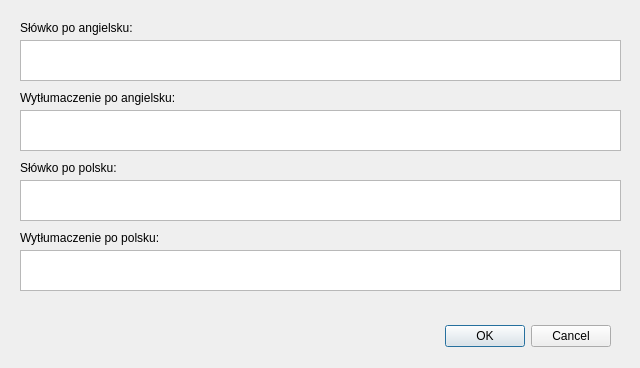
<?xml version="1.0" encoding="UTF-8"?>
<ui version="4.0">
 <class>AddQuestionWindow</class>
 <widget class="QDialog" name="AddQuestionWindow">
  <property name="geometry">
   <rect>
    <x>0</x>
    <y>0</y>
    <width>640</width>
    <height>368</height>
   </rect>
  </property>
  <property name="minimumSize">
   <size>
    <width>640</width>
    <height>368</height>
   </size>
  </property>
  <property name="maximumSize">
   <size>
    <width>640</width>
    <height>368</height>
   </size>
  </property>
  <property name="windowTitle">
   <string>Dodaj słówko</string>
  </property>
  <widget class="QDialogButtonBox" name="buttonBox">
   <property name="geometry">
    <rect>
     <x>270</x>
     <y>320</y>
     <width>341</width>
     <height>32</height>
    </rect>
   </property>
   <property name="orientation">
    <enum>Qt::Horizontal</enum>
   </property>
   <property name="standardButtons">
    <set>QDialogButtonBox::Cancel|QDialogButtonBox::Ok</set>
   </property>
  </widget>
  <widget class="QTextEdit" name="inputExplanationPlTextEdit">
   <property name="geometry">
    <rect>
     <x>20</x>
     <y>250</y>
     <width>601</width>
     <height>41</height>
    </rect>
   </property>
   <property name="html">
    <string>&lt;!DOCTYPE HTML PUBLIC &quot;-//W3C//DTD HTML 4.0//EN&quot; &quot;http://www.w3.org/TR/REC-html40/strict.dtd&quot;&gt;
&lt;html&gt;&lt;head&gt;&lt;meta name=&quot;qrichtext&quot; content=&quot;1&quot; /&gt;&lt;style type=&quot;text/css&quot;&gt;
p, li { white-space: pre-wrap; }
&lt;/style&gt;&lt;/head&gt;&lt;body style=&quot; font-family:'MS Shell Dlg 2'; font-size:7.8pt; font-weight:400; font-style:normal;&quot;&gt;
&lt;p style=&quot;-qt-paragraph-type:empty; margin-top:0px; margin-bottom:0px; margin-left:0px; margin-right:0px; -qt-block-indent:0; text-indent:0px;&quot;&gt;&lt;br /&gt;&lt;/p&gt;&lt;/body&gt;&lt;/html&gt;</string>
   </property>
   <property name="textInteractionFlags">
    <set>Qt::LinksAccessibleByKeyboard|Qt::LinksAccessibleByMouse|Qt::TextBrowserInteraction|Qt::TextEditable|Qt::TextEditorInteraction|Qt::TextSelectableByKeyboard|Qt::TextSelectableByMouse</set>
   </property>
  </widget>
  <widget class="QTextEdit" name="inputWordPlTextEdit">
   <property name="geometry">
    <rect>
     <x>20</x>
     <y>180</y>
     <width>601</width>
     <height>41</height>
    </rect>
   </property>
   <property name="html">
    <string>&lt;!DOCTYPE HTML PUBLIC &quot;-//W3C//DTD HTML 4.0//EN&quot; &quot;http://www.w3.org/TR/REC-html40/strict.dtd&quot;&gt;
&lt;html&gt;&lt;head&gt;&lt;meta name=&quot;qrichtext&quot; content=&quot;1&quot; /&gt;&lt;style type=&quot;text/css&quot;&gt;
p, li { white-space: pre-wrap; }
&lt;/style&gt;&lt;/head&gt;&lt;body style=&quot; font-family:'MS Shell Dlg 2'; font-size:7.8pt; font-weight:400; font-style:normal;&quot;&gt;
&lt;p style=&quot;-qt-paragraph-type:empty; margin-top:0px; margin-bottom:0px; margin-left:0px; margin-right:0px; -qt-block-indent:0; text-indent:0px;&quot;&gt;&lt;br /&gt;&lt;/p&gt;&lt;/body&gt;&lt;/html&gt;</string>
   </property>
   <property name="textInteractionFlags">
    <set>Qt::LinksAccessibleByKeyboard|Qt::LinksAccessibleByMouse|Qt::TextBrowserInteraction|Qt::TextEditable|Qt::TextEditorInteraction|Qt::TextSelectableByKeyboard|Qt::TextSelectableByMouse</set>
   </property>
  </widget>
  <widget class="QTextEdit" name="inputExplanationEnTextEdit">
   <property name="geometry">
    <rect>
     <x>20</x>
     <y>110</y>
     <width>601</width>
     <height>41</height>
    </rect>
   </property>
   <property name="html">
    <string>&lt;!DOCTYPE HTML PUBLIC &quot;-//W3C//DTD HTML 4.0//EN&quot; &quot;http://www.w3.org/TR/REC-html40/strict.dtd&quot;&gt;
&lt;html&gt;&lt;head&gt;&lt;meta name=&quot;qrichtext&quot; content=&quot;1&quot; /&gt;&lt;style type=&quot;text/css&quot;&gt;
p, li { white-space: pre-wrap; }
&lt;/style&gt;&lt;/head&gt;&lt;body style=&quot; font-family:'MS Shell Dlg 2'; font-size:7.8pt; font-weight:400; font-style:normal;&quot;&gt;
&lt;p style=&quot;-qt-paragraph-type:empty; margin-top:0px; margin-bottom:0px; margin-left:0px; margin-right:0px; -qt-block-indent:0; text-indent:0px;&quot;&gt;&lt;br /&gt;&lt;/p&gt;&lt;/body&gt;&lt;/html&gt;</string>
   </property>
   <property name="textInteractionFlags">
    <set>Qt::LinksAccessibleByKeyboard|Qt::LinksAccessibleByMouse|Qt::TextBrowserInteraction|Qt::TextEditable|Qt::TextEditorInteraction|Qt::TextSelectableByKeyboard|Qt::TextSelectableByMouse</set>
   </property>
  </widget>
  <widget class="QTextEdit" name="inputWordEnTextEdit">
   <property name="geometry">
    <rect>
     <x>20</x>
     <y>40</y>
     <width>601</width>
     <height>41</height>
    </rect>
   </property>
   <property name="html">
    <string>&lt;!DOCTYPE HTML PUBLIC &quot;-//W3C//DTD HTML 4.0//EN&quot; &quot;http://www.w3.org/TR/REC-html40/strict.dtd&quot;&gt;
&lt;html&gt;&lt;head&gt;&lt;meta name=&quot;qrichtext&quot; content=&quot;1&quot; /&gt;&lt;style type=&quot;text/css&quot;&gt;
p, li { white-space: pre-wrap; }
&lt;/style&gt;&lt;/head&gt;&lt;body style=&quot; font-family:'MS Shell Dlg 2'; font-size:7.8pt; font-weight:400; font-style:normal;&quot;&gt;
&lt;p style=&quot;-qt-paragraph-type:empty; margin-top:0px; margin-bottom:0px; margin-left:0px; margin-right:0px; -qt-block-indent:0; text-indent:0px;&quot;&gt;&lt;br /&gt;&lt;/p&gt;&lt;/body&gt;&lt;/html&gt;</string>
   </property>
   <property name="textInteractionFlags">
    <set>Qt::LinksAccessibleByKeyboard|Qt::LinksAccessibleByMouse|Qt::TextBrowserInteraction|Qt::TextEditable|Qt::TextEditorInteraction|Qt::TextSelectableByKeyboard|Qt::TextSelectableByMouse</set>
   </property>
  </widget>
  <widget class="QLabel" name="label">
   <property name="geometry">
    <rect>
     <x>20</x>
     <y>20</y>
     <width>231</width>
     <height>16</height>
    </rect>
   </property>
   <property name="text">
    <string>Słówko po angielsku:</string>
   </property>
  </widget>
  <widget class="QLabel" name="label_2">
   <property name="geometry">
    <rect>
     <x>20</x>
     <y>90</y>
     <width>231</width>
     <height>16</height>
    </rect>
   </property>
   <property name="text">
    <string>Wytłumaczenie po angielsku:</string>
   </property>
  </widget>
  <widget class="QLabel" name="label_3">
   <property name="geometry">
    <rect>
     <x>20</x>
     <y>160</y>
     <width>231</width>
     <height>16</height>
    </rect>
   </property>
   <property name="text">
    <string>Słówko po polsku:</string>
   </property>
  </widget>
  <widget class="QLabel" name="label_4">
   <property name="geometry">
    <rect>
     <x>20</x>
     <y>230</y>
     <width>231</width>
     <height>16</height>
    </rect>
   </property>
   <property name="text">
    <string>Wytłumaczenie po polsku:</string>
   </property>
  </widget>
 </widget>
 <resources/>
 <connections>
  <connection>
   <sender>buttonBox</sender>
   <signal>accepted()</signal>
   <receiver>AddQuestionWindow</receiver>
   <slot>accept()</slot>
   <hints>
    <hint type="sourcelabel">
     <x>248</x>
     <y>254</y>
    </hint>
    <hint type="destinationlabel">
     <x>157</x>
     <y>274</y>
    </hint>
   </hints>
  </connection>
  <connection>
   <sender>buttonBox</sender>
   <signal>rejected()</signal>
   <receiver>AddQuestionWindow</receiver>
   <slot>reject()</slot>
   <hints>
    <hint type="sourcelabel">
     <x>316</x>
     <y>260</y>
    </hint>
    <hint type="destinationlabel">
     <x>286</x>
     <y>274</y>
    </hint>
   </hints>
  </connection>
 </connections>
</ui>
